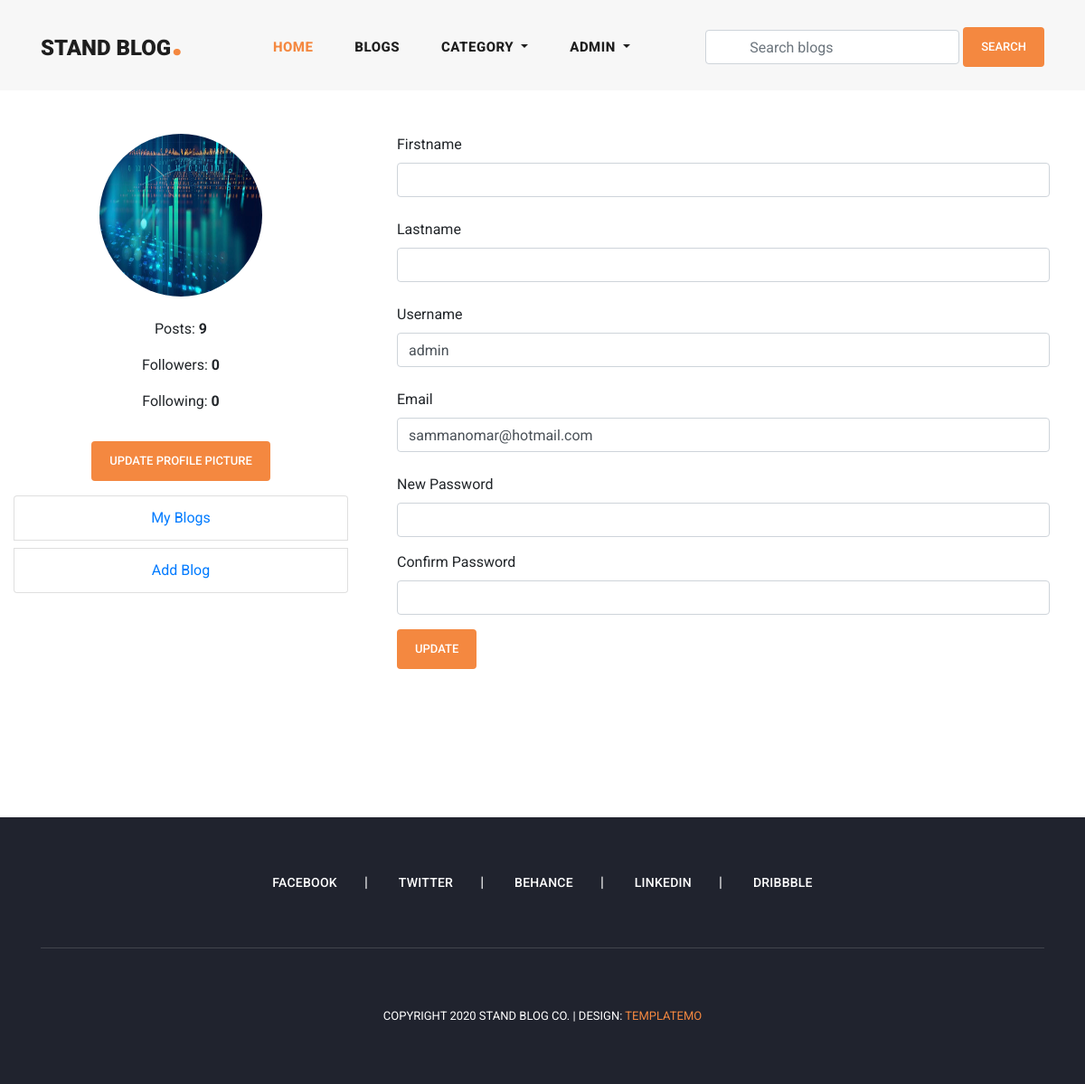
The page /profile/ (signed in) on the database as committed earlier.
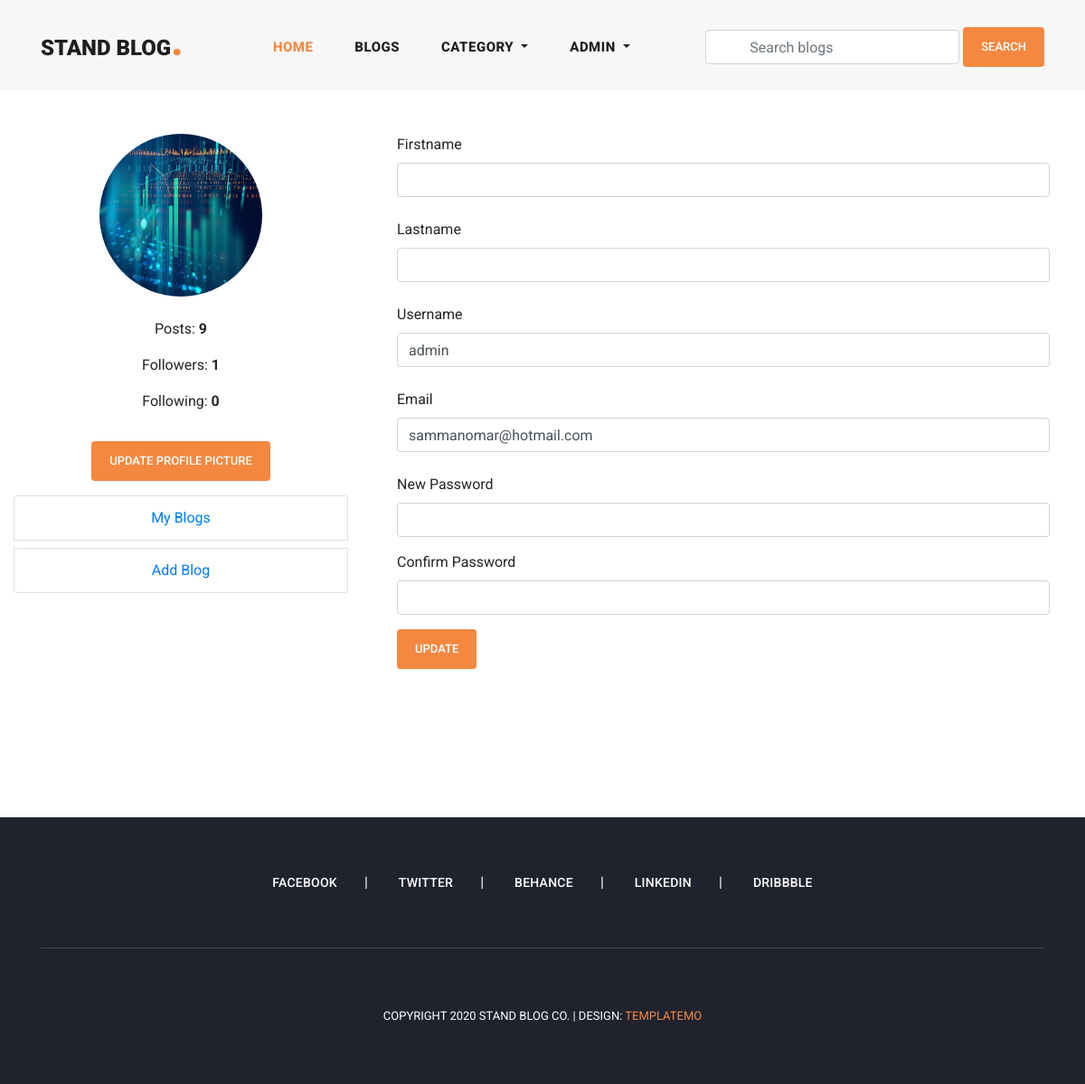
The same page on the database as committed later.
### user_profile/models.py (models this page shows, shortened)
class User(AbstractUser):
    email = models.EmailField(
        max_length=150,
        unique=True,
        error_messages={
            "unique": "The email must be unique"
        }
    )
    profile_image = models.ImageField(
        null=True,
        blank=True,
        upload_to="profile_images"
    )
    followers = models.ManyToManyField("Follow")
    REQUIRED_FIELDS = ["email"]
    objects = CustomUserManager()
    def get_profile_picture(self):
        url = ""
        try:
            url = self.profile_image.url
        except:
            url = ""
        return url

### user_profile/views.py (the view, shortened to what this page needs)
# urls.py: path('profile/', profile, name='profile'),
@login_required(login_url='login')
def profile(request):
    account = get_object_or_404(User, pk=request.user.pk)
    form = UserProfileUpdateForm(instance=account)
    context = {
        "account": account,
        "form": form
    }
    return render(request, 'profile.html', context)

### user_profile/forms.py (shortened to what this page needs)
class UserProfileUpdateForm(forms.ModelForm):
    class Meta:
        model = User
        fields = ("first_name", "last_name", "username", "email", )

### blog/context_processors.py (called while the page is built)
def get_all_categories(request):
    categories = Category.objects.all()
    context = {
        "categories": categories
    }
    return context

### templates/profile.html (shortened to what this page needs)
{% extends 'base.html' %}
{% load static %}
{% block content %}
<section class="profile">
    <div class="container-fluid">
        <div class="row py-5">
            <div class="col-md-4">
                <div class="text-center">
                    <img class="rounded rounded-circle profile-picture" src="{{request.user.get_profile_picture}}"
                        alt="">
                    <ul class="text-center py-3">
                        <li class="py-2">
                            <span>Posts: <strong>{{account.user_blogs.count}}</strong></span>
                        </li>
                        <li class="py-2">
                            <span>Followers: <strong>{{account.followers.all.count}}</strong></span>
                        </li>
                        <li class="py-2">
                            <span>Following: <strong>{{account.user_follows.all.count}}</strong></span>
                        </li>
                    </ul>
                </div>
                <div class="text-center pt-2 pb-1">
                    <button type="button" class="btn btn-primary" data-toggle="modal" data-target="#exampleModal">
                        Update Profile Picture
                    </button>
                </div>
                <ul class="list-group text-center mt-2 mb-5">
                    <li class="list-group-item my-1">
                        <a class="text-decoration-none" href="{% url 'my_blogs' %}">
                            My Blogs
                        </a>
                    </li>
                    <li class="list-group-item my-1">
                        <a class="text-decoration-none" href="{% url 'add_blog' %}">
                            Add Blog
                        </a>
                    </li>
                </ul>
            </div>
            <div class="col-md-8">
                <form class="px-4" action="{% url 'profile' %}" method="POST">
                    <div class="form-group">
                        <label for="firstname">Firstname</label>
                        <input class="form-control" name="first_name" value="{{account.first_name}}" type="text">
                        <p class="text-danger error py-1">{{form.first_name.errors}}</p>
                    </div>
                    <div class="form-group">
                        <label for="lastname">Lastname</label>
                        <input class="form-control" name="last_name" value="{{account.last_name}}" type="text">
                        <p class="text-danger error py-1">{{form.last_name.errors}}</p>
                    </div>
                    <div class="form-group">
                        <label for="username">Username</label>
                        <input class="form-control" name="username" value="{{account.username}}" type="text">
                        <p class="text-danger error py-1">{{form.username.errors}}</p>
                    </div>
                    <div class="form-group">
                        <label for="email">Email</label>
                        <input class="form-control" name="email" value="{{account.email}}" type="email">
                        <p class="text-danger error py-1">{{form.email.errors}}</p>
                    </div>
                    <div class="form-group">
                        <label for="new_password">New Password</label>
                        <input class="form-control" name="new_password" value="" type="password">
                    </div>
                    <div class="form-group">
                        <label for="confirm_password">Confirm Password</label>
                        <input class="form-control" name="confirm_password" value="" type="password">
                    </div>
                    <div class="form-group mt-2">
                        <button class="btn btn-primary">Update</button>
                    </div>
                </form>
            </div>
        </div>
    </div>
</section>
{% endblock content %}

### templates/header.html (shortened to what this page needs)
<header class="">
    <nav class="navbar navbar-expand-lg">
        <div class="container">
            <a class="navbar-brand" href="index.html">
                <h2>Stand Blog<em>.</em></h2>
            </a>
            <div class="collapse navbar-collapse" id="navbarResponsive">
                <ul class="navbar-nav ml-auto">
                    <li class="nav-item active">
                        <a class="nav-link" href="{% url 'home' %}">Home
                        </a>
                    </li>
                    <li class="nav-item">
                        <a class="nav-link" href="{% url 'blogs' %}">Blogs</a>
                    </li>
                    <li class="nav-item dropdown">
                        <a class="nav-link dropdown-toggle" href="#" id="navbarDropdown" role="button"
                            data-toggle="dropdown" aria-haspopup="true" aria-expanded="false">
                            Category
                        </a>
                    </li>
                    {% if request.user.is_authenticated %}
                    <li class="nav-item dropdown">
                        <a class="nav-link dropdown-toggle" href="#" id="navbarDropdown" role="button"
                            data-toggle="dropdown" aria-haspopup="true" aria-expanded="false">
                            {{request.user.username}}
                        </a>
                    </li>
                    {% else %}
                    <li class="nav-item">
                        <a class="nav-link" href="{% url 'login' %}">Login</a>
                    </li>
                    {% endif %}
                </ul>
                <form class="form-inline d-flex flex-nowrap my-2 ml-auto search-form" action="{% url 'search_blogs' %}"
                    method="GET"><input class="form-control px-5" name="search" type="text" placeholder="Search blogs"
                        required>
                </form>
                <button class="btn btn-primary ml-1">Search</button>
            </div>
        </div>
    </nav>
</header>

Rows that differ between the two databases and show on the page:
changed User "ADMIN": followers.all.count "0" → "1"
